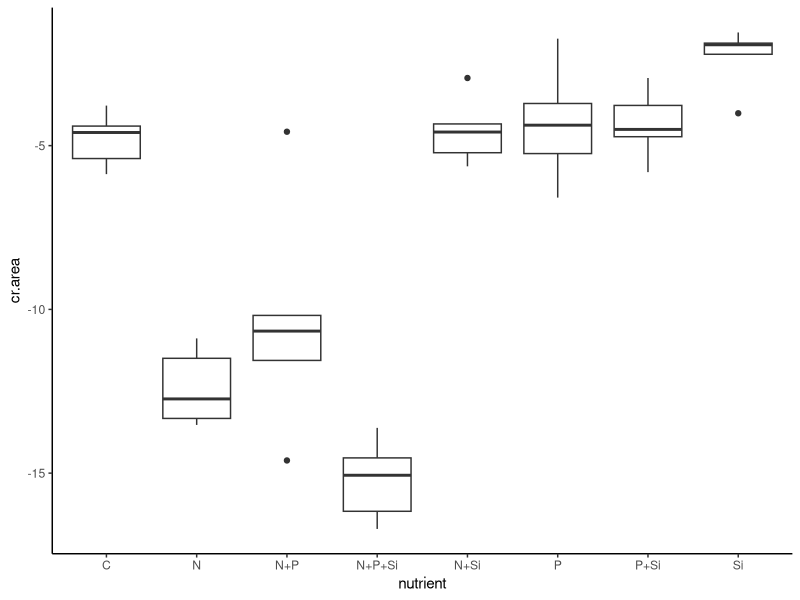
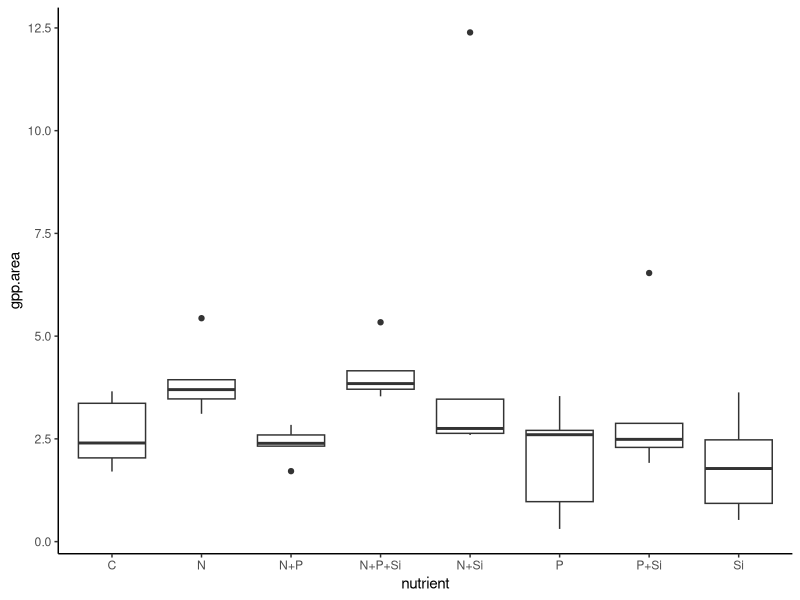
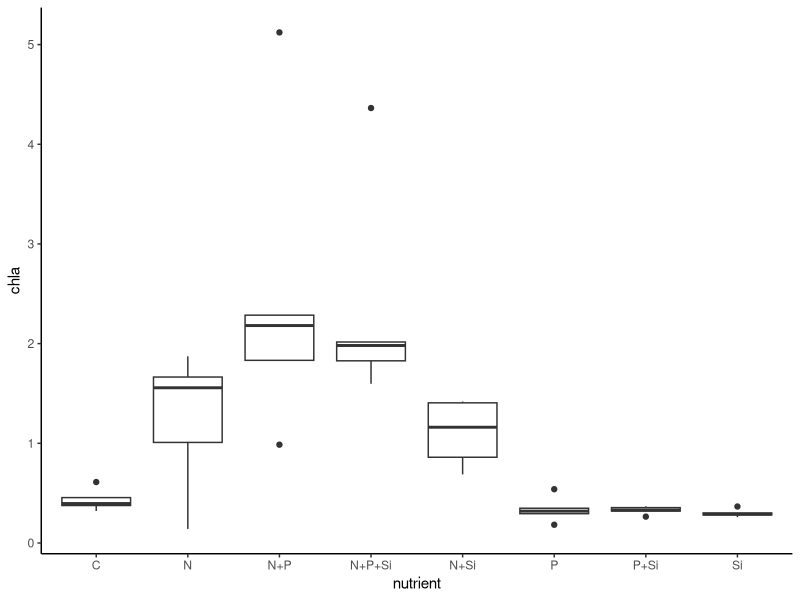
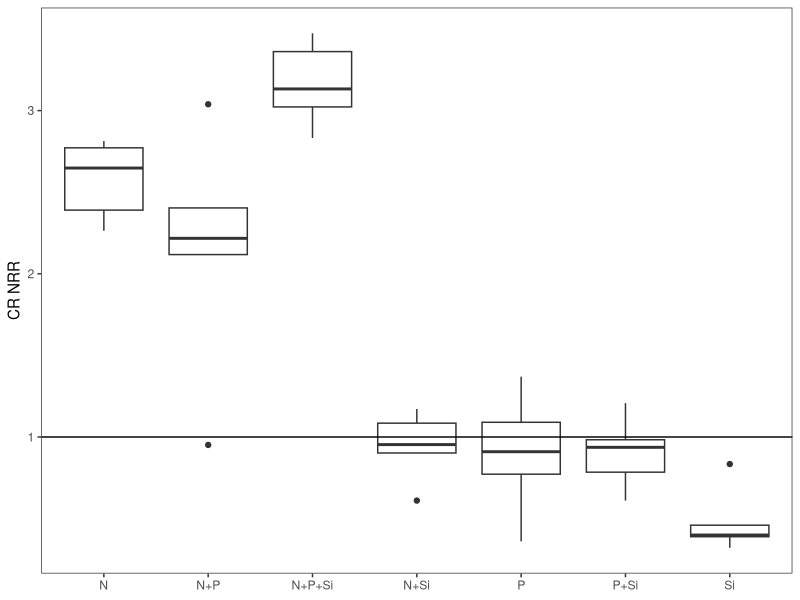
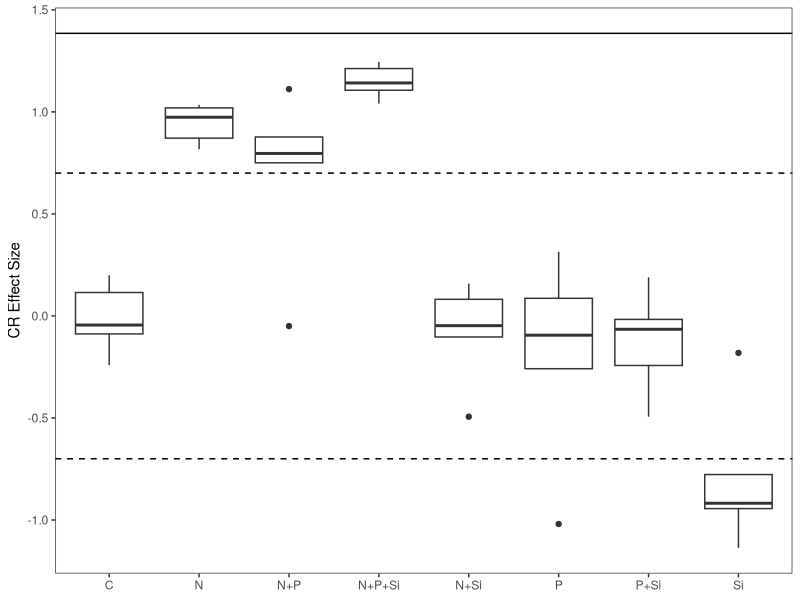
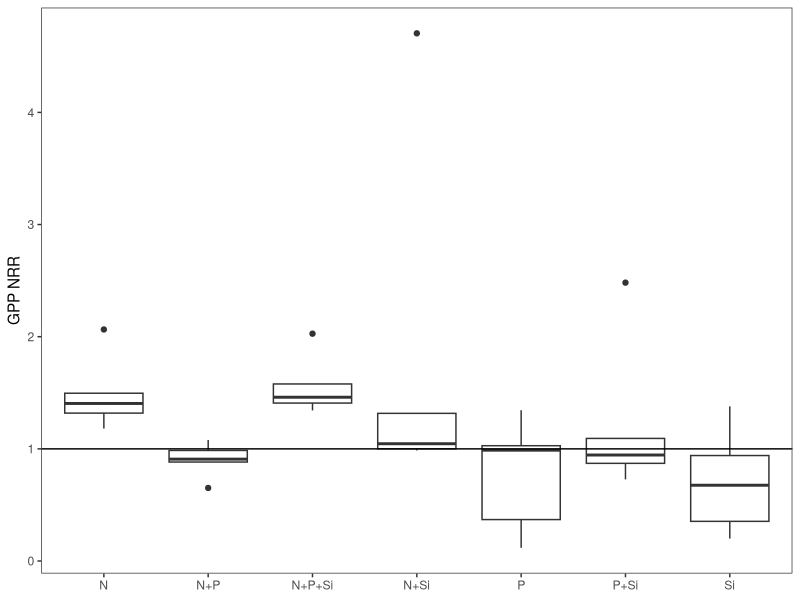
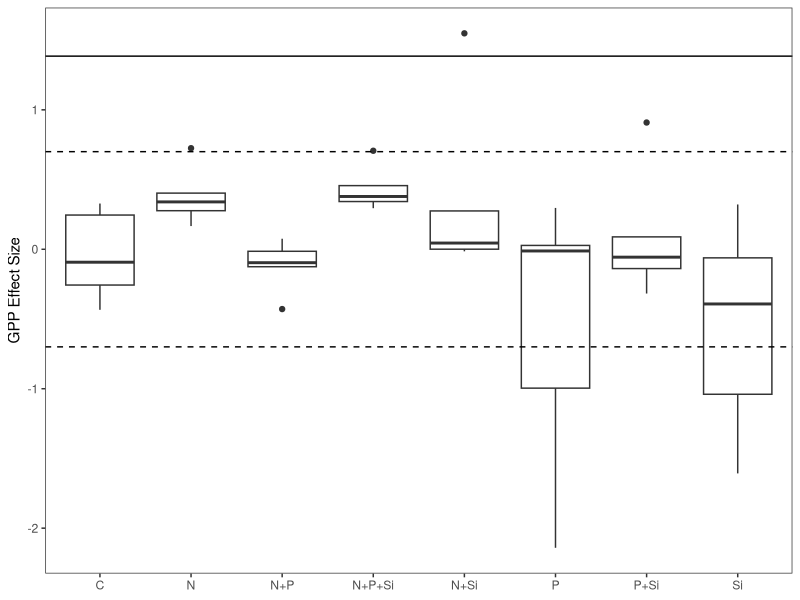
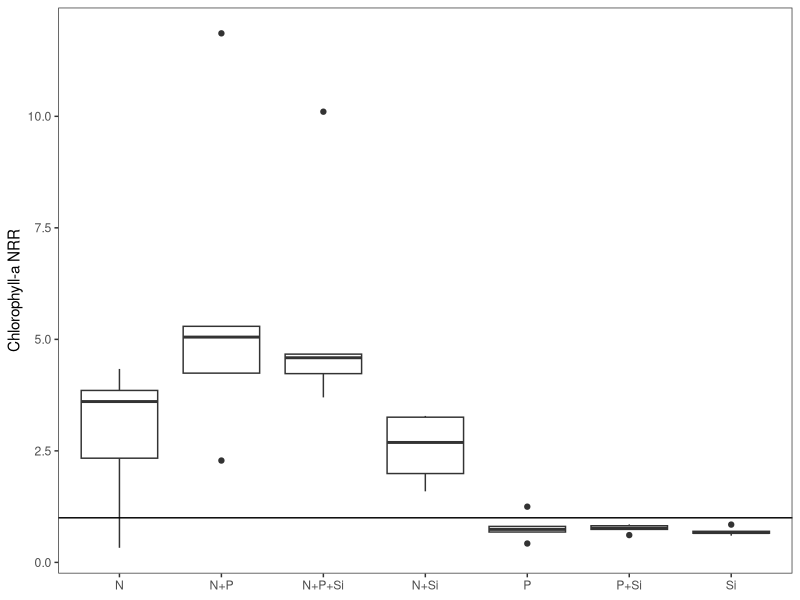

Write R code to recreate these figures, in order. (Note: this script raises an error after producing the figures.)
#Author:  Clay Arango
#Creation date: 10-Feb-19
#Script to analyze NDS data from Summer 2018 WSB work with S. Roley and A. Alexiades

#packages
install.packages("nlme")
install.packages("nortest")
install.packages("plyr")
install.packages("dplyr")
install.packages("multcomp")
install.packages("MASS")
install.packages("ggplot2")
library(nlme)
library(nortest)
library(plyr)
library(dplyr)
library(multcomp)
library(MASS)
library(ggplot2)

#Load data
cle_summer <- read.table(file="cle_summer.csv", header=T, sep=",")

#set variable
d = cle_summer

#evaluate data to make sure factors are correct
names(d)

unique(d$nutrient) #control, N, NP, NPSi, NSi, P, PSi, Si
unique(d$N) #should be 0 and 1
unique(d$P) #should be 0 and 1
unique(d$Si) #should be 0 and 1
unique(d$top) #should be "sponge" and "glass"
#if need to change, use recode function below. 
#d$top<-recode(d$top, "cellulose" = "sponge")
str(d)

#convert N and P and Si values (0 or 1 for absence or presence) to factors
d$N<-as.factor(d$N)
d$P<-as.factor(d$P)
d$Si<-as.factor(d$Si)
str(d)

#subset data into gpp and cr response
d.cr = subset(d, top=="sponge", data=d)
d.gpp = subset(d, top=="glass", data=d)

#check for outliers and check data entry before calculating CR-NRR
ggplot(d.cr, aes(x=nutrient, y=cr.area)) + geom_boxplot() + theme_classic()
#BB5, W1 data entry check out, controls look OK
#keep BB5 and W1

#calculate nrr for cr
x<-ddply(d.cr, "nutrient", summarise, ave_cr = mean(cr.area, na.rm=T)) 
x
d.cr$cr.nrr = d.cr$cr.area/-4.808690 #divide by control ave_cr

#check for outliers and check data entry before calculating GPP- and chla-NRR
ggplot(d.gpp, aes(x=nutrient, y=gpp.area)) + geom_boxplot() + theme_classic()
#Z2 data entry checks out
#can remove Z2 from analysis of NRR, but not affected in NRR calculation

ggplot(d.gpp, aes(x=nutrient, y=chla)) + geom_boxplot() + theme_classic()

#substitute b.d. chlorophyll with 1/2 detection limit using
#3*SD(y/x)/slope, where SD(y/x) is standard error of the chlorophyll regression
#make vectors for the x (chla) and y (RFU) values found in spreadsheet
#y = c(3.39, 397.33, 693, 1390.66, 3003.32, 5897.49)
#x = c(0, 0.025, 0.05, 0.1, 0.25, 0.5)
#summary(lm(y~x))
#chlabd = (188.47/11627.13)/2

#calculate nrr for gpp and chla
x<- ddply(d.gpp, "nutrient", summarise, ave_gpp = mean(gpp.area, na.rm=T), ave_chla = mean(chla, na.rm=T)) 
x
d.gpp$gpp.nrr = d.gpp$gpp.area/2.633438 #divide by control ave_gpp
d.gpp$chla.nrr = d.gpp$chla/0.4318408 #divide by control ave_chla
#use to exclude outliers
#x1<- ddply(subset(d.gpp, !(nds.id=="F6")), "nutrient", summarise, ave_chla = mean(chla, na.rm=T)) 
#x1
#d.gpp$chla.nrr_1<-d.gpp$chla_ug_cm2/2.700340

#combine into one file and export
d.cr$chla.nrr<-NA
#d.cr$chla.nrr_1<-NA#for excluded outliers
d.cr$gpp.nrr<-NA
d.gpp$cr.nrr<-NA
d.nrr<-rbind(d.cr, d.gpp)
d.nrr$site.date<-"cle_summer"
d.nrr$gpp.es<-log(d.nrr$gpp.nrr)
d.nrr$cr.es<-log(d.nrr$cr.nrr)
d.nrr$chla.es<-log(d.nrr$chla.nrr)

write.table(d.nrr, "cle_summer_nrr.csv",  sep=",", quote=F, row.names =F)

###############
#plots of NRR
##############
ggplot(data=subset(d.cr, !(nutrient=="C")), aes(x=nutrient, y=cr.nrr))+geom_boxplot()+theme_bw()+
  ylab("CR NRR")+geom_abline(slope = 0, intercept = 1)+
  theme(axis.title.x=element_blank(), panel.grid.minor=element_blank(), panel.grid.major=element_blank())
#N limitation, possible Si inhibition

ggplot(data=subset(d.nrr, (top=="sponge")), aes(x=nutrient, y=cr.es))+geom_boxplot()+theme_bw()+
  ylab("CR Effect Size")+geom_hline(yintercept = 0.7, lty="dashed")+ geom_hline(yintercept = -0.7, lty="dashed")+
  geom_hline(yintercept = 1.385)+
  theme(axis.title.x=element_blank(), panel.grid.minor=element_blank(), panel.grid.major=element_blank())
#nothing over 1.385, so no significance?

ggplot(data=subset(d.gpp, !(nutrient=="C")), aes(x=nutrient, y=gpp.nrr))+geom_boxplot()+theme_bw()+
  ylab("GPP NRR")+geom_abline(slope = 0, intercept = 1)+
  theme(axis.title.x=element_blank(), panel.grid.minor=element_blank(), panel.grid.major=element_blank())
#possible N limitation (but not NP), likely no limitation (i.e., light?)

ggplot(data=subset(d.nrr, top =="glass"),aes(x=nutrient, y=gpp.es))+geom_boxplot()+theme_bw()+
  ylab("GPP Effect Size")+geom_hline(yintercept = 0.7, lty="dashed")+
  geom_hline(yintercept = -0.7, lty="dashed")+ geom_hline(yintercept = 1.385)+
  theme(axis.title.x=element_blank(), panel.grid.minor=element_blank(), panel.grid.major=element_blank())
#nothing over 1.385 so no significance?

ggplot(data=subset(d.gpp, !(nutrient=="C")), aes(x=nutrient, y=chla.nrr))+geom_boxplot()+theme_bw()+
  ylab("Chlorophyll-a NRR")+geom_abline(slope = 0, intercept = 1)+ 
  theme(axis.title.x=element_blank(), panel.grid.minor=element_blank(), panel.grid.major=element_blank())
#N limitation, possible N+P colimitation

ggplot(data=subset(d.nrr, (top=="glass")), aes(x=nutrient, y=chla.es))+geom_boxplot()+theme_bw()+
  ylab("Chla Effect Size")+ geom_hline(yintercept = 0.7, lty="dashed")+ geom_hline(yintercept = -0.7, lty="dashed")+    
  geom_hline(yintercept = 1.385)+
  theme(axis.title.x=element_blank(), panel.grid.minor=element_blank(), panel.grid.major=element_blank())

##########
#NRR Summary Files
#########

GPP_sum<-ddply(d.gpp, "nutrient", summarise, ave_nrr.gpp=mean(gpp.nrr, na.rm=T), sd_nrr.gpp=sd(gpp.nrr, na.rm=T), 
               se_nrr.gpp =(sd(gpp.nrr)/sqrt(sum(!is.na(gpp.nrr)))), 
               ci95_nrr.gpp = (1.96*(sd(gpp.nrr)/sqrt(sum(!is.na(gpp.nrr))))),
               ave_nrr.chla=mean(chla.nrr, na.rm=T), sd_nrr.chla=sd(chla.nrr, na.rm=T), 
               se_nrr.chla =(sd(chla.nrr)/sqrt(sum(!is.na(chla.nrr)))), 
               ci95_nrr.chla = (1.96*(sd(chla.nrr)/sqrt(sum(!is.na(chla.nrr))))))
CR_sum<-ddply(d.cr, "nutrient", summarise, ave_nrr.cr=mean(cr.nrr, na.rm=T), sd_nrr.cr=sd(cr.nrr, na.rm=T), 
              se_nrr.cr =(sd(cr.nrr)/sqrt(sum(!is.na(cr.nrr)))), 
              ci95_nrr.cr = (1.96*(sd(cr.nrr)/sqrt(sum(!is.na(cr.nrr))))))

#now combine into one and export
d.sum<-merge(GPP_sum, CR_sum, by="nutrient")
d.sum$site_date<-"cle_summer"
write.table(d.sum, "cle_summer_summ.csv",  sep=",", quote=F, row.names=F)

############################################################
#analyze RESPIRATION data
############################################################

M1<-gls(cr.area~N*P*Si, data=d.cr, na.action=na.omit)
E1<-residuals(M1)
qqnorm(E1)
qqline(E1)
ad.test(E1)
   #residuals are not normally distributed p = 0.02542
hist(E1)  
plot(M1)

plot(filter(d.cr, !is.na(cr.area)) %>% dplyr::select(nutrient), 
     E1, xlab="nutrient", ylab="Residuals")
bartlett.test(cr.area~nutrient, data=d.cr)
   #variance test 0.02909, we'll probably need to mess with this one

anova(M1)
 
d.cr$l.cr.area = log10(d.cr$cr.area*-1)
 
M2<-gls(l.cr.area~N*P*Si, data=d.cr, na.action=na.omit)
E2<-residuals(M2)
qqnorm(E2)
qqline(E2)
ad.test(E2)
#residuals are not normally distributed p = 0.01256
hist(E2)  
plot(M2)

plot(filter(d.cr, !is.na(l.cr.area)) %>% dplyr::select(nutrient), 
     E2, xlab="nutrient", ylab="Residuals")
bartlett.test(l.cr.area~nutrient, data=d.cr)
#variance test 0.01279, we'll probably need to mess with this one

anova(M2)

#How to normalize leptokurtic distribution?
#try cube root transformation, but need to make the values positive

d.cr$cube.cr.area = (d.cr$cr.area*-1)^(1/3)

M3<-gls(cube.cr.area~N*P*Si, data=d.cr, na.action=na.omit)
E3<-residuals(M3)
qqnorm(E3)
qqline(E3)
ad.test(E3)
#residuals are not normally distributed p = 0.03379
hist(E3)  
plot(M3)

plot(filter(d.cr, !is.na(cube.cr.area)) %>% dplyr::select(nutrient), 
     E3, xlab="nutrient", ylab="Residuals")
bartlett.test(cube.cr.area~nutrient, data=d.cr)
#variance test 0.05274

anova(M3)

##########################################################
#do multiple 2 way ANOVAs to improve our ability to interpret
##########################################################
#N and P
M1<-gls(cr.area~N*P, data=d.cr, na.action=na.omit)
E1<-residuals(M1)
qqnorm(E1)
qqline(E1)
ad.test(E1)
#residuals are normally distributed, p=0.871
hist(E1)  
plot(M1)

bartlett.test(cr.area~nutrient, data=d.cr)
#variance test not OK

anova(M1) #interpretation, N and P limitation (each is limiting)
interaction.plot(d.cr$N, d.cr$P, d.cr$cr.area*-1)

#N and Si
M1<-gls(cr.area~N*Si, data=d.cr, na.action=na.omit)
E1<-residuals(M1)
qqnorm(E1)
qqline(E1)
ad.test(E1)
#residuals are normally distributed, p=0.1418
hist(E1)  
plot(M1)

bartlett.test(cr.area~nutrient, data=d.cr)
#variance test not OK

anova(M1) #interpretation, N limitation
interaction.plot(d.cr$N, d.cr$Si, d.cr$cr.area*-1)

#P and Si
M1<-gls(cr.area~P*Si, data=d.cr, na.action=na.omit)
E1<-residuals(M1)
qqnorm(E1)
qqline(E1)
ad.test(E1)
#residuals are normally distributed, p=0.1194
hist(E1)  
plot(M1)

bartlett.test(cr.area~nutrient, data=d.cr)
#variance test not OK

anova(M1) #interpretation, P+Si limiting together
interaction.plot(d.cr$P, d.cr$Si, d.cr$cr.area*-1)
##########################################################
##########################################################

x <- group_by(d.cr, nutrient) %>%  # Grouping function causes subsequent functions to aggregate by season and reach
  summarize(cr.mean = abs(mean(cube.cr.area, na.rm = TRUE)), # na.rm = TRUE to remove missing values
            cr.sd=abs(sd(cube.cr.area, na.rm = TRUE)),  # na.rm = TRUE to remove missing values
            n = sum(!is.na(cube.cr.area)), # of observations, excluding NAs. 
            cr.se=cr.sd/sqrt(n))

ggplot(data=x, aes(x=nutrient, y=cr.mean)) + 
  geom_bar(stat="identity", position=position_dodge(), color = "black") + 
  geom_errorbar(aes(ymin=cr.mean, ymax=cr.mean+cr.se), width=0.2, 
                position=position_dodge(0.9)) + 
  xlab("Nutrient") +
  ylab(expression(Respiration~(ug~O[2]~m^{-2}~h^{-1}))) +
  #ylim(0,20) +
  labs(fill="Light") +
  theme_bw() +
  theme(panel.grid.major=element_blank(),
        panel.grid.minor=element_blank(),
        legend.title=element_text(size=6),
        legend.key=element_blank(), 
        legend.position=c(0.5,0.95), 
        legend.text=element_text(size=8), 
        legend.background=element_blank(), 
        legend.direction="horizontal", 
        legend.key.size=unit(0.3, "cm"), 
        axis.title.y=element_text(size=8), 
        axis.title.x=element_text(size=8), 
        axis.text.x=element_text(size=8))

#ggsave('output/figures/Ring_summer.tiff',
#       units="in",
#       width=3.25,
#       height=3.25,
#       dpi=1200,
#       compression="lzw")

#summarize nrr
x <- group_by(d.cr, nutrient) %>%  # Grouping function causes subsequent functions to aggregate by season and reach
  summarize(cr.mean = abs(mean(cr.nrr, na.rm = TRUE)), # na.rm = TRUE to remove missing values
            cr.sd=abs(sd(cr.nrr, na.rm = TRUE)),  # na.rm = TRUE to remove missing values
            n = sum(!is.na(cr.nrr)), # of observations, excluding NAs. 
            cr.se=cr.sd/sqrt(n))

############################################################
#analyze the PRODUCTION data
############################################################

M1<-gls(gpp.area~N*P*Si, data=d.gpp, na.action=na.omit) 
E1<-residuals(M1)
qqnorm(E1)
qqline(E1)
ad.test(E1)
   #residuals are not normal, remove outlier Z2?

hist(E1, xlab="residuals", main="")
plot(M1)

plot(filter(d.gpp, !is.na(gpp.area)) %>% dplyr::select(nutrient), 
     E1, xlab="nutrient", ylab="Residuals")
bartlett.test(gpp.area~nutrient, data=d.gpp)
   #not good, check outlier

anova(M1)

#remove Z2
d.gpp.x1 = subset(d.gpp, !(nds.id=="Z2"))

M1<-gls(gpp.area~N*P*Si, data=d.gpp.x1, na.action=na.omit) 
E1<-residuals(M1)
qqnorm(E1)
qqline(E1)
ad.test(E1)
#residuals are normal, p=0.0791

hist(E1, xlab="residuals", main="")
plot(M1)

plot(filter(d.gpp, !is.na(gpp.area)) %>% dplyr::select(nutrient), 
     E1, xlab="nutrient", ylab="Residuals")
bartlett.test(gpp.area~nutrient, data=d.gpp)
#not good, 0.0002363

anova(M1)

#log transformation
d.gpp.x1$l.gpp.area = log10(d.gpp.x1$gpp.area+1)
  
M2<-gls(l.gpp.area~N*P*Si, data=d.gpp.x1, na.action=na.omit) 
E2<-residuals(M2)
qqnorm(E2)
qqline(E2)
ad.test(E2)
#residuals are normal, p=0.2161

hist(E2, xlab="residuals", main="")
plot(M2)

plot(filter(d.gpp, !is.na(gpp.area)) %>% dplyr::select(nutrient), 
     E1, xlab="nutrient", ylab="Residuals")
bartlett.test(l.gpp.area~nutrient, data=d.gpp.x1)
#not good, 0.01833

anova(M2)

x <- group_by(d.gpp, nutrient) %>%  # Grouping function causes subsequent functions to aggregate by season and reach
  summarize(gpp.mean = abs(mean(gpp.area, na.rm = TRUE)), # na.rm = TRUE to remove missing values
            gpp.sd=abs(sd(gpp.area, na.rm = TRUE)),  # na.rm = TRUE to remove missing values
            n = sum(!is.na(gpp.area)), # of observations, excluding NAs. 
            gpp.se=gpp.sd/sqrt(n))

ggplot(data=x, aes(x=nutrient, y=gpp.mean)) + 
  geom_bar(stat="identity", position=position_dodge(), color = "black") + 
  geom_errorbar(aes(ymin=gpp.mean, ymax=gpp.mean+gpp.se), width=0.2, 
                position=position_dodge(0.9)) + 
  xlab("Nutrient") +
  ylab(expression(Production~(ug~O[2]~m^{-2}~h^{-1}))) +
  labs(fill="Light") +
  theme_bw() +
  theme(panel.grid.major=element_blank(),
        panel.grid.minor=element_blank(), 
        legend.title=element_text(size=6), 
        legend.key=element_blank(),  
        legend.position=c(0.5,0.95),  
        legend.text=element_text(size=8),  
        legend.background=element_blank(),  
        legend.direction="horizontal",  
        legend.key.size=unit(0.3, "cm"),  
        axis.title.y=element_text(size=8),  
        axis.title.x=element_text(size=8),  
        axis.text.x=element_text(size=8))

#ggsave('output/figures/gppByNutrient.tiff',
#       units="in",
#       width=3.25,
#       height=3.25,
#       dpi=1200,
#       compression="lzw")


#summarize nrr
x <- group_by(d.gpp, nutrient) %>%  # Grouping function causes subsequent functions to aggregate by season and reach
  summarize(gpp.mean = abs(mean(gpp.nrr, na.rm = TRUE)), # na.rm = TRUE to remove missing values
            gpp.sd=abs(sd(gpp.nrr, na.rm = TRUE)),  # na.rm = TRUE to remove missing values
            n = sum(!is.na(gpp.nrr)), # of observations, excluding NAs. 
            gpp.se=gpp.sd/sqrt(n))

############################################################
#analyze the CHL-A biomass on disks

M1<-gls(chla~N*P*Si, data=d.gpp, na.action=na.omit)
E1<-residuals(M1)
qqnorm(E1)
qqline(E1)
ad.test(E1)
  #residuals look bad (p=2.65e-8)
hist(E1)
plot(M1)

bartlett.test(chla~nutrient, data=d.gpp)
#data look bad p=6.335e-12

#log transformation
d.gpp$l.chla = log10(d.gpp$chla+1)

M2<-gls(l.chla~N*P*Si, data=d.gpp, na.action=na.omit) 
E2<-residuals(M2)
qqnorm(E2)
qqline(E2)
ad.test(E2)
#residuals are not normal, p=4.758e-5

hist(E2, xlab="residuals", main="")
plot(M2)

plot(filter(d.gpp, !is.na(gpp.area)) %>% dplyr::select(nutrient), 
     E1, xlab="nutrient", ylab="Residuals")
bartlett.test(l.chla~nutrient, data=d.gpp)
#not good, 3.008e-6

anova(M1)

##########################################################
#do multiple 2 way ANOVAs to improve our ability to interpret
##########################################################
#N and P
M1<-gls(chla~N*P, data=d.gpp, na.action=na.omit)
E1<-residuals(M1)
qqnorm(E1)
qqline(E1)
ad.test(E1)
#residuals are normally distributed, p=0.871
hist(E1)  
plot(M1)

bartlett.test(cr.area~nutrient, data=d.cr)
#variance test not OK

anova(M1) #interpretation, N and P limitation (each is limiting)
interaction.plot(d.gpp$N, d.gpp$P, d.gpp$chla)

#N and Si
M1<-gls(cr.area~N*Si, data=d.cr, na.action=na.omit)
E1<-residuals(M1)
qqnorm(E1)
qqline(E1)
ad.test(E1)
#residuals are normally distributed, p=0.1418
hist(E1)  
plot(M1)

bartlett.test(cr.area~nutrient, data=d.cr)
#variance test not OK

anova(M1) #interpretation, N limitation
interaction.plot(d.gpp$N, d.gpp$Si, d.gpp$chla)

#P and Si
M1<-gls(cr.area~P*Si, data=d.cr, na.action=na.omit)
E1<-residuals(M1)
qqnorm(E1)
qqline(E1)
ad.test(E1)
#residuals are normally distributed, p=0.1194
hist(E1)  
plot(M1)

bartlett.test(cr.area~nutrient, data=d.cr)
#variance test not OK

anova(M1) #interpretation, P+Si limiting together
interaction.plot(d.gpp$P, d.gpp$Si, d.gpp$chla)
